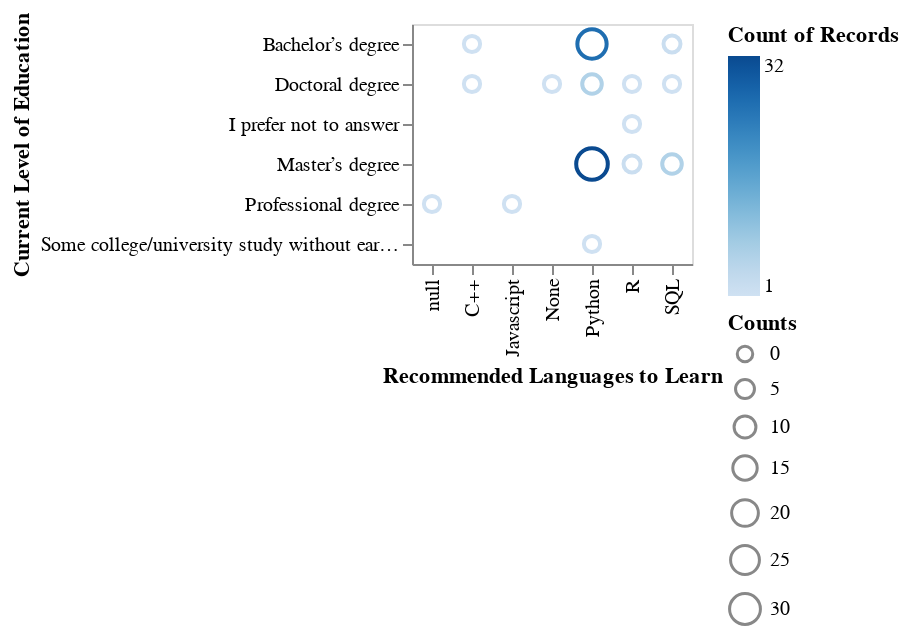

The notebook cell saved with this chart:
### Code cell
alt.Chart(fluctuation_plot_survey_data.query("Q5 == 'Data Engineer' & Q6 == '5-10 years'")).mark_point().encode(
    alt.Y("Q4", title = "Current Level of Education"),
    alt.X("Q8", title="Recommended Languages to Learn"),
    alt.Color("count()"),
    alt.Size("count()",title = "Counts", scale = alt.Scale(range = (60, 250))))

### Figure 1 — Vega-Lite specification as saved in the notebook (floating-point values rounded to 4 significant figures)
{"config": {"view": {"continuousWidth": 400, "continuousHeight": 300}}, "data": {"name": "data-0b6c757c7561901dad8fe7de10fb9e97"}, "mark": "point", "encoding": {"color": {"type": "quantitative", "aggregate": "count"}, "size": {"type": "quantitative", "aggregate": "count", "scale": {"range": [60, 250]}, "title": "Counts"}, "x": {"type": "nominal", "field": "Q8", "title": "Recommended Languages to Learn"}, "y": {"type": "nominal", "field": "Q4", "title": "Current Level of Education"}}, "$schema": "https://vega.github.io/schema/vega-lite/v4.8.1.json", "datasets": {"data-0b6c757c7561901dad8fe7de10fb9e97": [{"Q3": "United States of America", "Q4": "Master’s degree", "Q5": "Data Engineer", "Q6": "5-10 years", "Q8": "Python"}, {"Q3": "Spain", "Q4": "Master’s degree", "Q5": "Data Engineer", "Q6": "5-10 years", "Q8": "R"}, {"Q3": "United States of America", "Q4": "Master’s degree", "Q5": "Data Engineer", "Q6": "5-10 years", "Q8": "Python"}, {"Q3": "United States of America", "Q4": "Master’s degree", "Q5": "Data Engineer", "Q6": "5-10 years", "Q8": "Python"}, {"Q3": "United States of America", "Q4": "Bachelor’s degree", "Q5": "Data Engineer", "Q6": "5-10 years", "Q8": "Python"}, {"Q3": "Taiwan", "Q4": "Master’s degree", "Q5": "Data Engineer", "Q6": "5-10 years", "Q8": "Python"}, {"Q3": "India", "Q4": "Bachelor’s degree", "Q5": "Data Engineer", "Q6": "5-10 years", "Q8": "Python"}, {"Q3": "India", "Q4": "Bachelor’s degree", "Q5": "Data Engineer", "Q6": "5-10 years", "Q8": "Python"}, {"Q3": "Greece", "Q4": "Master’s degree", "Q5": "Data Engineer", "Q6": "5-10 years", "Q8": "Python"}, {"Q3": "Morocco", "Q4": "Doctoral degree", "Q5": "Data Engineer", "Q6": "5-10 years", "Q8": "Python"}, {"Q3": "China", "Q4": "Master’s degree", "Q5": "Data Engineer", "Q6": "5-10 years", "Q8": "Python"}, {"Q3": "United States of America", "Q4": "Master’s degree", "Q5": "Data Engineer", "Q6": "5-10 years", "Q8": "Python"}, {"Q3": "India", "Q4": "Bachelor’s degree", "Q5": "Data Engineer", "Q6": "5-10 years", "Q8": "Python"}, {"Q3": "Other", "Q4": "Bachelor’s degree", "Q5": "Data Engineer", "Q6": "5-10 years", "Q8": "Python"}, {"Q3": "Tunisia", "Q4": "Professional degree", "Q5": "Data Engineer", "Q6": "5-10 years", "Q8": "Javascript"}, {"Q3": "Pakistan", "Q4": "Bachelor’s degree", "Q5": "Data Engineer", "Q6": "5-10 years", "Q8": "Python"}, {"Q3": "United States of America", "Q4": "Master’s degree", "Q5": "Data Engineer", "Q6": "5-10 years", "Q8": "SQL"}, {"Q3": "India", "Q4": "Bachelor’s degree", "Q5": "Data Engineer", "Q6": "5-10 years", "Q8": "Python"}, {"Q3": "India", "Q4": "Master’s degree", "Q5": "Data Engineer", "Q6": "5-10 years", "Q8": "Python"}, {"Q3": "United States of America", "Q4": "Master’s degree", "Q5": "Data Engineer", "Q6": "5-10 years", "Q8": "Python"}, {"Q3": "South Korea", "Q4": "Professional degree", "Q5": "Data Engineer", "Q6": "5-10 years", "Q8": null}, {"Q3": "Ukraine", "Q4": "Doctoral degree", "Q5": "Data Engineer", "Q6": "5-10 years", "Q8": "C++"}, {"Q3": "Other", "Q4": "Doctoral degree", "Q5": "Data Engineer", "Q6": "5-10 years", "Q8": "Python"}, {"Q3": "United States of America", "Q4": "Doctoral degree", "Q5": "Data Engineer", "Q6": "5-10 years", "Q8": "R"}, {"Q3": "United States of America", "Q4": "Master’s degree", "Q5": "Data Engineer", "Q6": "5-10 years", "Q8": "Python"}, {"Q3": "United States of America", "Q4": "Bachelor’s degree", "Q5": "Data Engineer", "Q6": "5-10 years", "Q8": "Python"}, {"Q3": "Morocco", "Q4": "Doctoral degree", "Q5": "Data Engineer", "Q6": "5-10 years", "Q8": "Python"}, {"Q3": "United States of America", "Q4": "Bachelor’s degree", "Q5": "Data Engineer", "Q6": "5-10 years", "Q8": "SQL"}, {"Q3": "Canada", "Q4": "Bachelor’s degree", "Q5": "Data Engineer", "Q6": "5-10 years", "Q8": "Python"}, {"Q3": "Romania", "Q4": "Bachelor’s degree", "Q5": "Data Engineer", "Q6": "5-10 years", "Q8": "Python"}, {"Q3": "Canada", "Q4": "Doctoral degree", "Q5": "Data Engineer", "Q6": "5-10 years", "Q8": "Python"}, {"Q3": "Canada", "Q4": "Bachelor’s degree", "Q5": "Data Engineer", "Q6": "5-10 years", "Q8": "Python"}, {"Q3": "Peru", "Q4": "Master’s degree", "Q5": "Data Engineer", "Q6": "5-10 years", "Q8": "Python"}, {"Q3": "Other", "Q4": "Some college/university study without earning a bachelor’s degree", "Q5": "Data Engineer", "Q6": "5-10 years", "Q8": "Python"}, {"Q3": "United Kingdom of Great Britain and Northern Ireland", "Q4": "Master’s degree", "Q5": "Data Engineer", "Q6": "5-10 years", "Q8": "Python"}, {"Q3": "Turkey", "Q4": "Master’s degree", "Q5": "Data Engineer", "Q6": "5-10 years", "Q8": "R"}, {"Q3": "Portugal", "Q4": "Master’s degree", "Q5": "Data Engineer", "Q6": "5-10 years", "Q8": "Python"}, {"Q3": "United Kingdom of Great Britain and Northern Ireland", "Q4": "Master’s degree", "Q5": "Data Engineer", "Q6": "5-10 years", "Q8": "Python"}, {"Q3": "India", "Q4": "Bachelor’s degree", "Q5": "Data Engineer", "Q6": "5-10 years", "Q8": "Python"}, {"Q3": "India", "Q4": "Bachelor’s degree", "Q5": "Data Engineer", "Q6": "5-10 years", "Q8": "Python"}, {"Q3": "United States of America", "Q4": "Master’s degree", "Q5": "Data Engineer", "Q6": "5-10 years", "Q8": "Python"}, {"Q3": "United States of America", "Q4": "Master’s degree", "Q5": "Data Engineer", "Q6": "5-10 years", "Q8": "Python"}, {"Q3": "Italy", "Q4": "Master’s degree", "Q5": "Data Engineer", "Q6": "5-10 years", "Q8": "Python"}, {"Q3": "Sri Lanka", "Q4": "Doctoral degree", "Q5": "Data Engineer", "Q6": "5-10 years", "Q8": "Python"}, {"Q3": "Singapore", "Q4": "Master’s degree", "Q5": "Data Engineer", "Q6": "5-10 years", "Q8": "Python"}, {"Q3": "India", "Q4": "Master’s degree", "Q5": "Data Engineer", "Q6": "5-10 years", "Q8": "Python"}, {"Q3": "Brazil", "Q4": "Master’s degree", "Q5": "Data Engineer", "Q6": "5-10 years", "Q8": "SQL"}, {"Q3": "United Kingdom of Great Britain and Northern Ireland", "Q4": "Doctoral degree", "Q5": "Data Engineer", "Q6": "5-10 years", "Q8": "Python"}, {"Q3": "Turkey", "Q4": "Bachelor’s degree", "Q5": "Data Engineer", "Q6": "5-10 years", "Q8": "SQL"}, {"Q3": "Germany", "Q4": "Master’s degree", "Q5": "Data Engineer", "Q6": "5-10 years", "Q8": "Python"}, {"Q3": "Iran, Islamic Republic of...", "Q4": "Master’s degree", "Q5": "Data Engineer", "Q6": "5-10 years", "Q8": "Python"}, {"Q3": "United Kingdom of Great Britain and Northern Ireland", "Q4": "Master’s degree", "Q5": "Data Engineer", "Q6": "5-10 years", "Q8": "Python"}, {"Q3": "United Kingdom of Great Britain and Northern Ireland", "Q4": "Doctoral degree", "Q5": "Data Engineer", "Q6": "5-10 years", "Q8": "None"}, {"Q3": "Indonesia", "Q4": "Bachelor’s degree", "Q5": "Data Engineer", "Q6": "5-10 years", "Q8": "Python"}, {"Q3": "India", "Q4": "Bachelor’s degree", "Q5": "Data Engineer", "Q6": "5-10 years", "Q8": "Python"}, {"Q3": "United States of America", "Q4": "Master’s degree", "Q5": "Data Engineer", "Q6": "5-10 years", "Q8": "SQL"}, {"Q3": "United Kingdom of Great Britain and Northern Ireland", "Q4": "Bachelor’s degree", "Q5": "Data Engineer", "Q6": "5-10 years", "Q8": "Python"}, {"Q3": "United States of America", "Q4": "Doctoral degree", "Q5": "Data Engineer", "Q6": "5-10 years", "Q8": "SQL"}, {"Q3": "India", "Q4": "Bachelor’s degree", "Q5": "Data Engineer", "Q6": "5-10 years", "Q8": "Python"}, {"Q3": "Peru", "Q4": "Bachelor’s degree", "Q5": "Data Engineer", "Q6": "5-10 years", "Q8": "Python"}, {"Q3": "India", "Q4": "Bachelor’s degree", "Q5": "Data Engineer", "Q6": "5-10 years", "Q8": "C++"}, {"Q3": "Mexico", "Q4": "Master’s degree", "Q5": "Data Engineer", "Q6": "5-10 years", "Q8": "Python"}, {"Q3": "India", "Q4": "Bachelor’s degree", "Q5": "Data Engineer", "Q6": "5-10 years", "Q8": "Python"}, {"Q3": "China", "Q4": "Master’s degree", "Q5": "Data Engineer", "Q6": "5-10 years", "Q8": "Python"}, {"Q3": "India", "Q4": "Bachelor’s degree", "Q5": "Data Engineer", "Q6": "5-10 years", "Q8": "Python"}, {"Q3": "India", "Q4": "Bachelor’s degree", "Q5": "Data Engineer", "Q6": "5-10 years", "Q8": "Python"}, {"Q3": "United States of America", "Q4": "Master’s degree", "Q5": "Data Engineer", "Q6": "5-10 years", "Q8": "Python"}, {"Q3": "Japan", "Q4": "Master’s degree", "Q5": "Data Engineer", "Q6": "5-10 years", "Q8": "Python"}, {"Q3": "India", "Q4": "Bachelor’s degree", "Q5": "Data Engineer", "Q6": "5-10 years", "Q8": "Python"}, {"Q3": "Brazil", "Q4": "Bachelor’s degree", "Q5": "Data Engineer", "Q6": "5-10 years", "Q8": "Python"}, {"Q3": "United States of America", "Q4": "Bachelor’s degree", "Q5": "Data Engineer", "Q6": "5-10 years", "Q8": "Python"}, {"Q3": "Switzerland", "Q4": "Master’s degree", "Q5": "Data Engineer", "Q6": "5-10 years", "Q8": "SQL"}, {"Q3": "India", "Q4": "Master’s degree", "Q5": "Data Engineer", "Q6": "5-10 years", "Q8": "Python"}, {"Q3": "United States of America", "Q4": "Bachelor’s degree", "Q5": "Data Engineer", "Q6": "5-10 years", "Q8": "Python"}, {"Q3": "United States of America", "Q4": "Bachelor’s degree", "Q5": "Data Engineer", "Q6": "5-10 years", "Q8": "Python"}, {"Q3": "India", "Q4": "Master’s degree", "Q5": "Data Engineer", "Q6": "5-10 years", "Q8": "Python"}, {"Q3": "Sweden", "Q4": "Master’s degree", "Q5": "Data Engineer", "Q6": "5-10 years", "Q8": "Python"}, {"Q3": "Spain", "Q4": "Master’s degree", "Q5": "Data Engineer", "Q6": "5-10 years", "Q8": "SQL"}, {"Q3": "India", "Q4": "Master’s degree", "Q5": "Data Engineer", "Q6": "5-10 years", "Q8": "SQL"}, {"Q3": "Netherlands", "Q4": "Master’s degree", "Q5": "Data Engineer", "Q6": "5-10 years", "Q8": "Python"}, {"Q3": "Italy", "Q4": "I prefer not to answer", "Q5": "Data Engineer", "Q6": "5-10 years", "Q8": "R"}, {"Q3": "India", "Q4": "Master’s degree", "Q5": "Data Engineer", "Q6": "5-10 years", "Q8": "Python"}, {"Q3": "Poland", "Q4": "Master’s degree", "Q5": "Data Engineer", "Q6": "5-10 years", "Q8": "Python"}]}}
